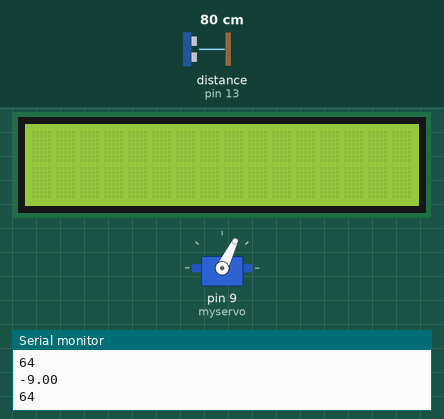
Bench run of a sketch on a simulated Arduino Uno, built with avr-gcc and run on an emulated ATmega328P. Shown: 16×2 character LCD, servo, the last lines printed to the serial monitor. The inputs (shaded band) are chosen by the test bench; at power-on: distance to the obstacle (sensor on pin 13) 80 cm.

Above: at 1.2 s.
1.3 s: distance to the obstacle (sensor on pin 13) set to 2 cm
At 1.7 s:
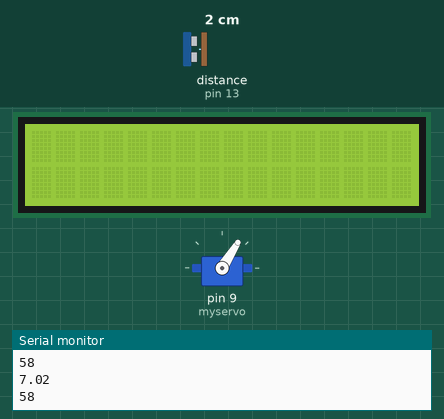
2.9 s: distance to the obstacle (sensor on pin 13) set to 60 cm
At 4.2 s:
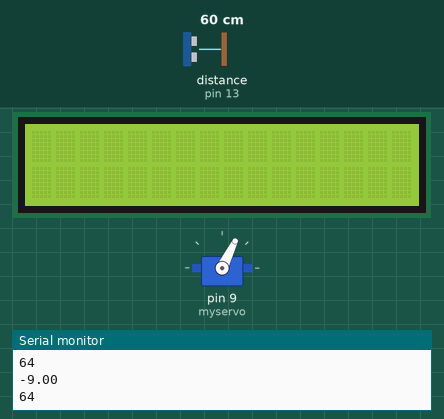
4.5 s: distance to the obstacle (sensor on pin 13) set to 4 cm
At 5.4 s:
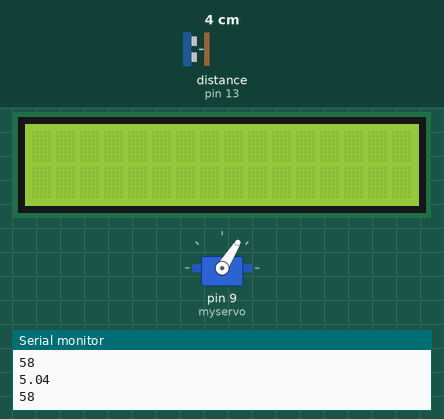
Timing chart, 0 to 7.5 s (numbered marks = the images above; inputs shaded):
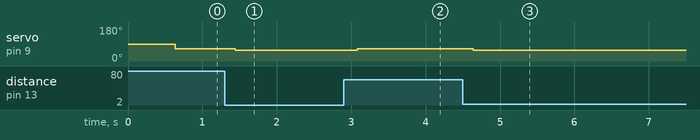

The sketch:

pidBeam.ino
```cpp
#include <LiquidCrystal.h>
#include <Ultrasonic.h>
#include <Servo.h>

LiquidCrystal lcd(12, 11, 5, 4, 3, 2);
Ultrasonic ultrasonic(10,13); // make ultrasonic object
Servo myservo;  // create servo object to control a servo

const int potkPin = 1; // pins for potentiometers for setting p i and d coeffs
const int potkIin = 2;
const int potkDin = 3;
const int buttonPin = 1;// button input
const float setPoint = 9; // desired ball distance from sonar device
int pos = 0;    // servo command variable
int period = 50; // refresh rate period
float kp=10; // proportional
float ki=0;  // integral
float kd=0;  // control
float PID_p, PID_i, PID_d, PID_total; // values calculated after applying coefficients
float measure; // where the ball is currently
float sum;
float error; // calculated error
float lastError;
float time;
void setup() {
  // set up the LCD's number of columns and rows:
  Serial.begin(9600);
  lcd.begin(16, 2);
  myservo.attach(9);  // attaches the servo on pin 9 to the servo object
  myservo.write(90); //Put the servco at angle 125, so the balance is in the middle
  // potentiometers set to analog pins
//  while (digitalRead(buttonPin) == HIGH){ //wait for user to press button after setting PID vals
//    lcd.clear();
//    lcd.setCursor(0, 0);
//    lcd.print("  P    I     D  ");
//    //get pot values
//    kp = map(analogRead(potkPin),0,1023,0,100);
//    ki = map(analogRead(potkIin),0,1023,0,100);
//    kd = map(analogRead(potkDin),0,1023,0,100);
//    lcd.setCursor(0, 1);
//    lcd.print(kp);
//    lcd.setCursor(5, 1);
//    lcd.print(ki);
//    lcd.setCursor(10,1);
//    lcd.print(kd);
//    }
  kp=1;
  kd=0;
  ki=0;
  time=millis();
}

void loop() {
  if (millis() > time+period){
    time = millis();
    sum=0;
    for (int i=1;i<100;i++){
      sum = sum+ultrasonic.Ranging(CM);
    }
    measure = sum/100;// Calculate error to feed back (might have to call function to average value)
    if (measure > 18){
      measure = 18;
    }
    error = setPoint - measure;
//    Serial.println(measure);
    // Proportioanl control
    PID_p = error*kp; // Apply proportional control using set kp values
//    Serial.print("PID_p=");
//    Serial.println(PID_p);

    // Derivative control
    PID_d = kd*((error-lastError)/period);
//    Serial.print("PID_d=");
//    Serial.println(PID_d);

    // Integral control (might have to remove spurious values)
    PID_i = PID_i + ki*error;
//    Serial.print("PID_i=");
//    Serial.println(PID_i);


    PID_total = PID_p + PID_i + PID_d;

    if (PID_total > 150){
      PID_total =150;
    }
    if (PID_total < -150){
      PID_total =-150;
    }
    pos = map(PID_total,-150,150,120,0); // map the PID command to a servo angle
    Serial.println(error);
    Serial.println(pos);
    myservo.write(pos); // command to servo
    lastError = error;
    delay(3);
  }


}
```

Measured:
- after the input at 1.3 s, servo on pin 9 (myservo): 64° → 58° after 0.14 s
- after the input at 2.9 s, servo on pin 9 (myservo): 58° → 64° after 0.18 s
- after the input at 4.5 s, servo on pin 9 (myservo): 64° → 58° after 0.14 s
